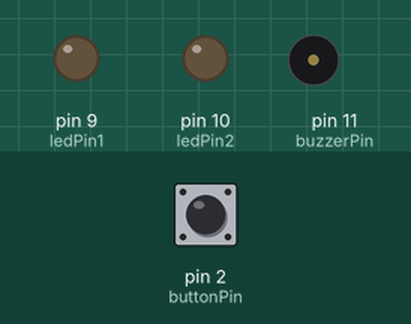
Bench run of a sketch on a simulated Arduino Uno, built with avr-gcc and run on an emulated ATmega328P. Parts: output pins drawn as LEDs (lit = HIGH), buzzer (waves = sounding, pin HIGH). Dashed ring = blinking. Inputs (shaded band) come from the test bench; at power-on: pin 2 (buttonPin) LOW.

Above: at 1.2 s.
1.3 s: pin 2 (buttonPin) pulled HIGH for 0.15 s
At 2.1 s:
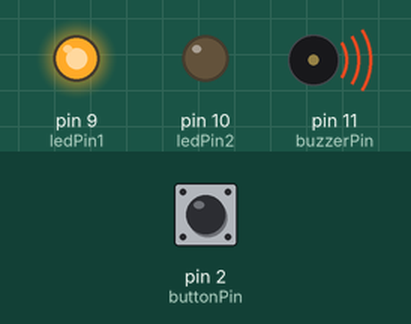
4.4 s: pin 2 (buttonPin) pulled HIGH for 1 s
At 5.7 s:
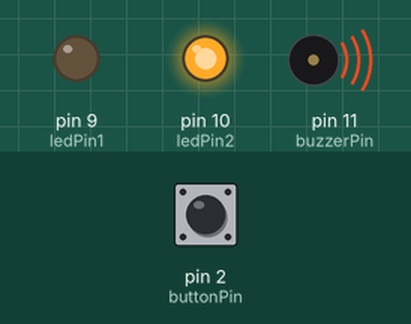
7.9 s: pin 2 (buttonPin) pulled HIGH for 3.2 s
At 8.7 s:
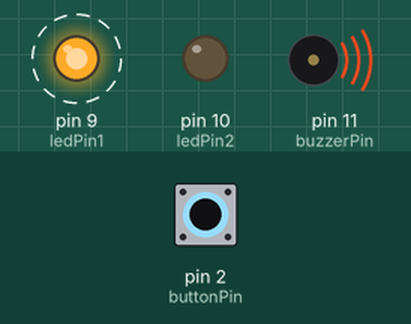
Timing chart, 0 to 13.4 s (numbered marks = the images above; inputs shaded):
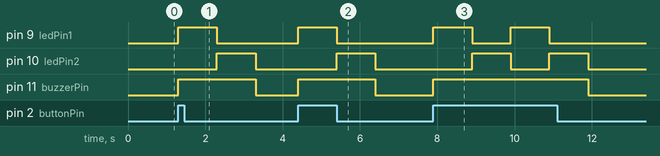

The sketch:

Buzzer_LED_Control.ino
```cpp
int buttonPin = 2;
int ledPin1 = 9;
int ledPin2 = 10;
int buzzerPin = 11;
int buttonState = 0;
void setup() {
  pinMode(buttonPin, INPUT);
  pinMode(ledPin1, OUTPUT);
  pinMode(ledPin2, OUTPUT);
  pinMode(buzzerPin, OUTPUT);
}
void loop() {
  buttonState = digitalRead(buttonPin);
  if (buttonState == HIGH) {
    digitalWrite(ledPin1, HIGH);
    digitalWrite(buzzerPin, HIGH);
    delay(1000);
    digitalWrite(ledPin1, LOW);
    digitalWrite(ledPin2, HIGH);
    delay(1000);
    digitalWrite(buzzerPin, LOW);
    digitalWrite(ledPin2, LOW);
  }
}
```

Measured:
- after the input at 1.3 s, pin 9 (ledPin1): LOW → HIGH at once, → LOW 1.0 s later; pin 10 (ledPin2): LOW → HIGH after 1.0 s, → LOW 1.0 s later; pin 11 (buzzerPin): LOW → HIGH at once, → LOW 2.0 s later
- after the input at 4.4 s, pin 9 (ledPin1): LOW → HIGH at once, → LOW 1.0 s later; pin 10 (ledPin2): LOW → HIGH after 1.0 s, → LOW 1.0 s later; pin 11 (buzzerPin): LOW → HIGH at once, → LOW 2.0 s later
- after the input at 7.9 s, pin 9 (ledPin1): alternates HIGH for 1.0 s and LOW for 1.0 s, 4 changes in all, then stays LOW, starting at once; pin 10 (ledPin2): alternates HIGH for 1.0 s and LOW for 1.0 s, 4 changes in all, then stays LOW, starting after 1.0 s; pin 11 (buzzerPin): LOW → HIGH at once, → LOW 4.0 s later
